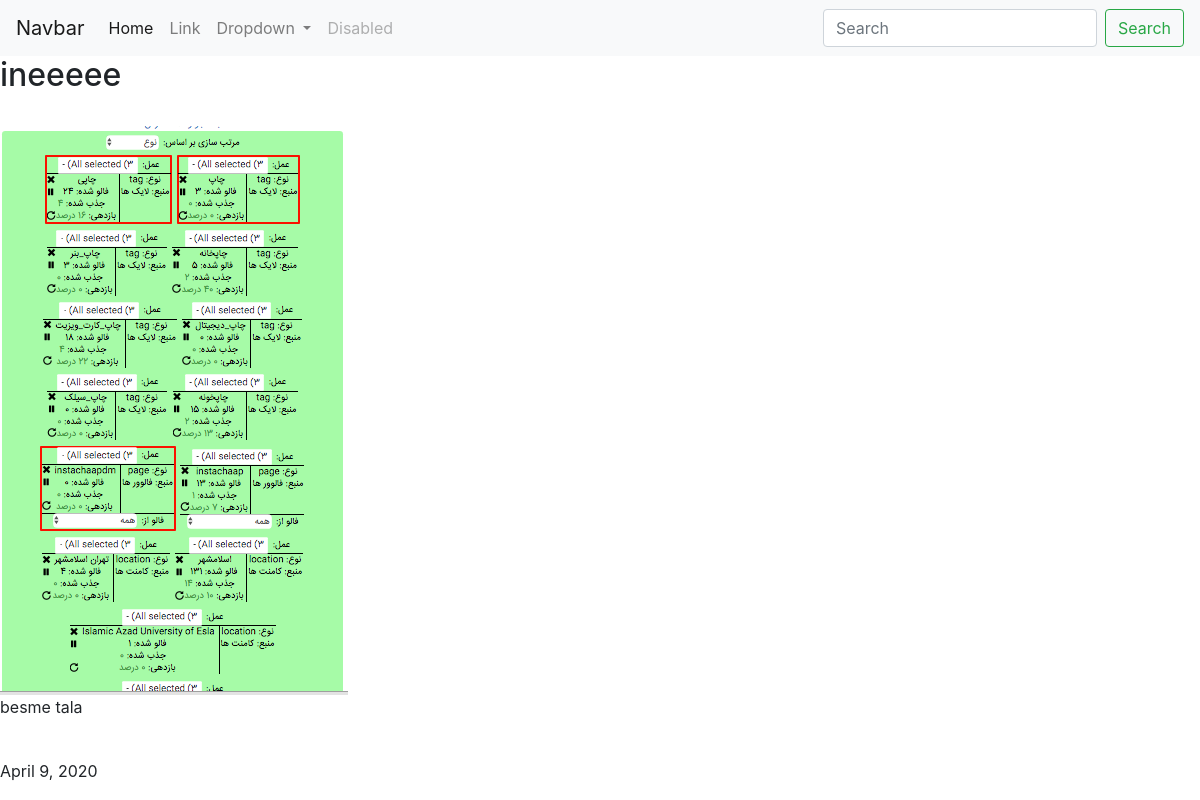
The app's page /blog/4/, older data.
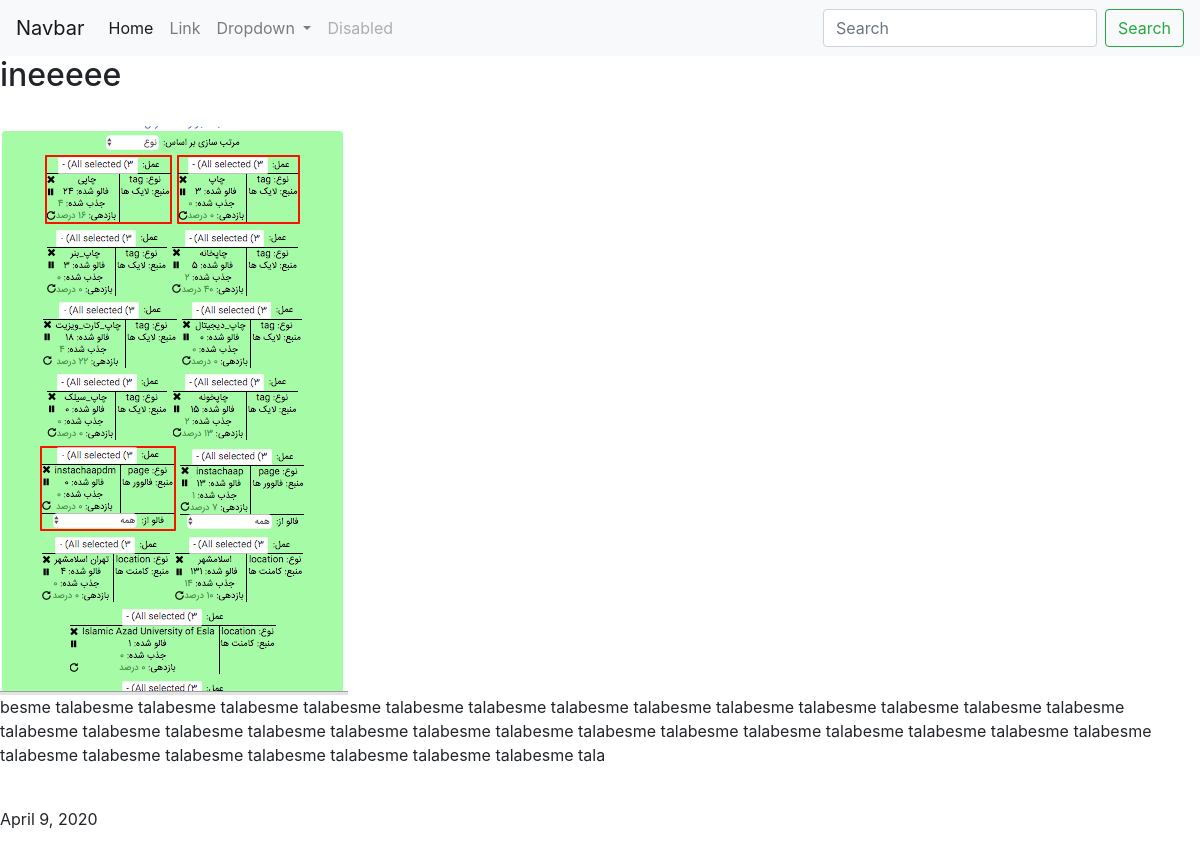
The same page, newer data.
### blog/models.py (models this page shows, shortened)
class Blog(models.Model):
    title = models.CharField('عنوان',max_length=200)
    description = models.TextField ('متن نوشته ',max_length=350)
    image =  models.ImageField('تصویر',upload_to='blog/images')
    url = models.URLField('لینک',blank=True)
    p_date = models.DateField("تاریخ",auto_now=True)

### blog/views.py (the view)
# urls.py: path('<int:blog_id>/',views.detail,name='detail'),
def detail(request,blog_id):
    blog = get_object_or_404(Blog,pk=blog_id)
    return render(request,'blog/detail.html',{'blog':blog})

### blog/templates/blog/detail.html
{% extends 'portfolio/base.html' %}
{% block content %}
    <h2>{{ blog.title }} </h2> <br>
    <img src = "{{blog.image.url}}">
    <p>{{blog.description}}<p> <br>
    {{blog.p_date}} <br>
{% endblock  %}

Row changes from the older to the newer data that the page shows:
changed Blog "ineeeee": description "besme tala" → "besme talabesme talabesme talabesme talabesme talabesme talabesme talabesme talabesme talabesme talabesme talabesme talabesme talabesme talabesme talabesme talabesme talabesme talabesme talabesme talabesme talabesme talabesme talabesme talabesme talabesme talabesme talabesme talabesme talabesme talabesme talabesme talabesme talabesme talabesme tala"
